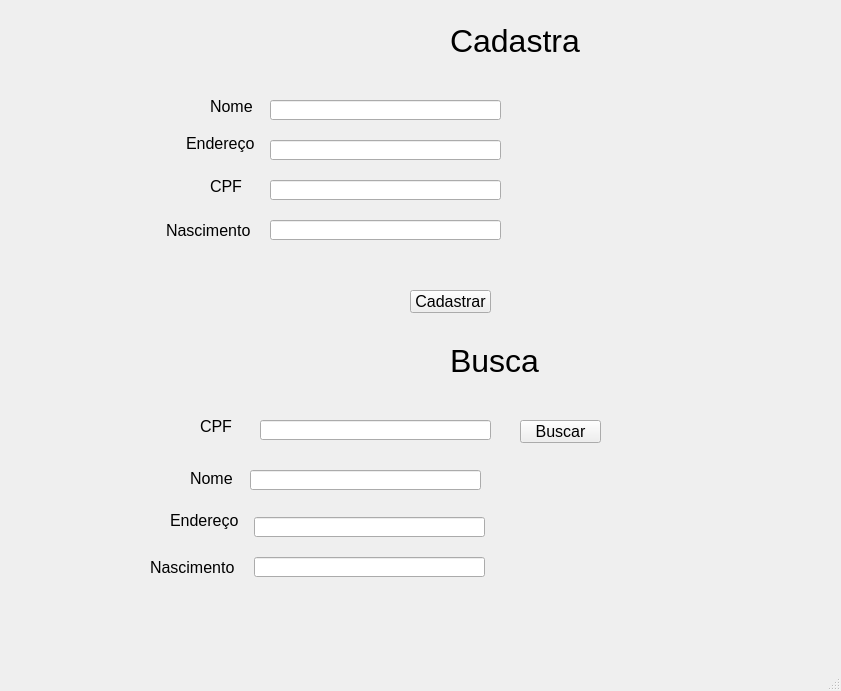
<?xml version="1.0" encoding="UTF-8"?>
<ui version="4.0">
 <class>MainWindow</class>
 <widget class="QMainWindow" name="MainWindow">
  <property name="geometry">
   <rect>
    <x>0</x>
    <y>0</y>
    <width>841</width>
    <height>691</height>
   </rect>
  </property>
  <property name="windowTitle">
   <string>MainWindow</string>
  </property>
  <widget class="QWidget" name="centralwidget">
   <widget class="QLabel" name="label">
    <property name="geometry">
     <rect>
      <x>450</x>
      <y>10</y>
      <width>141</width>
      <height>61</height>
     </rect>
    </property>
    <property name="font">
     <font>
      <pointsize>24</pointsize>
     </font>
    </property>
    <property name="text">
     <string>Cadastra</string>
    </property>
   </widget>
   <widget class="QLineEdit" name="lineEdit">
    <property name="geometry">
     <rect>
      <x>270</x>
      <y>100</y>
      <width>231</width>
      <height>20</height>
     </rect>
    </property>
   </widget>
   <widget class="QLabel" name="label_2">
    <property name="geometry">
     <rect>
      <x>210</x>
      <y>100</y>
      <width>47</width>
      <height>13</height>
     </rect>
    </property>
    <property name="font">
     <font>
      <pointsize>12</pointsize>
     </font>
    </property>
    <property name="text">
     <string>Nome</string>
    </property>
   </widget>
   <widget class="QLabel" name="label_3">
    <property name="geometry">
     <rect>
      <x>210</x>
      <y>180</y>
      <width>47</width>
      <height>13</height>
     </rect>
    </property>
    <property name="font">
     <font>
      <pointsize>12</pointsize>
     </font>
    </property>
    <property name="text">
     <string>CPF</string>
    </property>
   </widget>
   <widget class="QLineEdit" name="lineEdit_2">
    <property name="geometry">
     <rect>
      <x>270</x>
      <y>180</y>
      <width>231</width>
      <height>20</height>
     </rect>
    </property>
   </widget>
   <widget class="QLabel" name="label_4">
    <property name="geometry">
     <rect>
      <x>186</x>
      <y>133</y>
      <width>71</width>
      <height>20</height>
     </rect>
    </property>
    <property name="font">
     <font>
      <pointsize>12</pointsize>
     </font>
    </property>
    <property name="text">
     <string>Endereço</string>
    </property>
   </widget>
   <widget class="QLineEdit" name="lineEdit_3">
    <property name="geometry">
     <rect>
      <x>270</x>
      <y>140</y>
      <width>231</width>
      <height>20</height>
     </rect>
    </property>
   </widget>
   <widget class="QLabel" name="label_5">
    <property name="geometry">
     <rect>
      <x>166</x>
      <y>220</y>
      <width>91</width>
      <height>20</height>
     </rect>
    </property>
    <property name="font">
     <font>
      <pointsize>12</pointsize>
     </font>
    </property>
    <property name="text">
     <string>Nascimento</string>
    </property>
   </widget>
   <widget class="QLineEdit" name="lineEdit_4">
    <property name="geometry">
     <rect>
      <x>270</x>
      <y>220</y>
      <width>231</width>
      <height>20</height>
     </rect>
    </property>
   </widget>
   <widget class="QPushButton" name="pushButton">
    <property name="geometry">
     <rect>
      <x>410</x>
      <y>290</y>
      <width>81</width>
      <height>23</height>
     </rect>
    </property>
    <property name="font">
     <font>
      <pointsize>12</pointsize>
     </font>
    </property>
    <property name="text">
     <string>Cadastrar</string>
    </property>
   </widget>
   <widget class="QLabel" name="label_6">
    <property name="geometry">
     <rect>
      <x>190</x>
      <y>470</y>
      <width>47</width>
      <height>16</height>
     </rect>
    </property>
    <property name="font">
     <font>
      <pointsize>12</pointsize>
     </font>
    </property>
    <property name="text">
     <string>Nome</string>
    </property>
   </widget>
   <widget class="QLineEdit" name="lineEdit_5">
    <property name="geometry">
     <rect>
      <x>250</x>
      <y>470</y>
      <width>231</width>
      <height>20</height>
     </rect>
    </property>
   </widget>
   <widget class="QLabel" name="label_7">
    <property name="geometry">
     <rect>
      <x>150</x>
      <y>557</y>
      <width>91</width>
      <height>20</height>
     </rect>
    </property>
    <property name="font">
     <font>
      <pointsize>12</pointsize>
     </font>
    </property>
    <property name="text">
     <string>Nascimento</string>
    </property>
   </widget>
   <widget class="QLineEdit" name="lineEdit_6">
    <property name="geometry">
     <rect>
      <x>254</x>
      <y>557</y>
      <width>231</width>
      <height>20</height>
     </rect>
    </property>
   </widget>
   <widget class="QLineEdit" name="lineEdit_7">
    <property name="geometry">
     <rect>
      <x>260</x>
      <y>420</y>
      <width>231</width>
      <height>20</height>
     </rect>
    </property>
   </widget>
   <widget class="QLineEdit" name="lineEdit_8">
    <property name="geometry">
     <rect>
      <x>254</x>
      <y>517</y>
      <width>231</width>
      <height>20</height>
     </rect>
    </property>
   </widget>
   <widget class="QLabel" name="label_8">
    <property name="geometry">
     <rect>
      <x>200</x>
      <y>420</y>
      <width>47</width>
      <height>13</height>
     </rect>
    </property>
    <property name="font">
     <font>
      <pointsize>12</pointsize>
     </font>
    </property>
    <property name="text">
     <string>CPF</string>
    </property>
   </widget>
   <widget class="QLabel" name="label_9">
    <property name="geometry">
     <rect>
      <x>170</x>
      <y>510</y>
      <width>71</width>
      <height>20</height>
     </rect>
    </property>
    <property name="font">
     <font>
      <pointsize>12</pointsize>
     </font>
    </property>
    <property name="text">
     <string>Endereço</string>
    </property>
   </widget>
   <widget class="QLabel" name="label_10">
    <property name="geometry">
     <rect>
      <x>450</x>
      <y>330</y>
      <width>141</width>
      <height>61</height>
     </rect>
    </property>
    <property name="font">
     <font>
      <pointsize>24</pointsize>
     </font>
    </property>
    <property name="text">
     <string>Busca</string>
    </property>
   </widget>
   <widget class="QPushButton" name="pushButton_2">
    <property name="geometry">
     <rect>
      <x>520</x>
      <y>420</y>
      <width>81</width>
      <height>23</height>
     </rect>
    </property>
    <property name="font">
     <font>
      <pointsize>12</pointsize>
     </font>
    </property>
    <property name="text">
     <string>Buscar</string>
    </property>
   </widget>
  </widget>
  <widget class="QMenuBar" name="menubar">
   <property name="geometry">
    <rect>
     <x>0</x>
     <y>0</y>
     <width>841</width>
     <height>21</height>
    </rect>
   </property>
  </widget>
  <widget class="QStatusBar" name="statusbar"/>
 </widget>
 <resources/>
 <connections/>
</ui>
